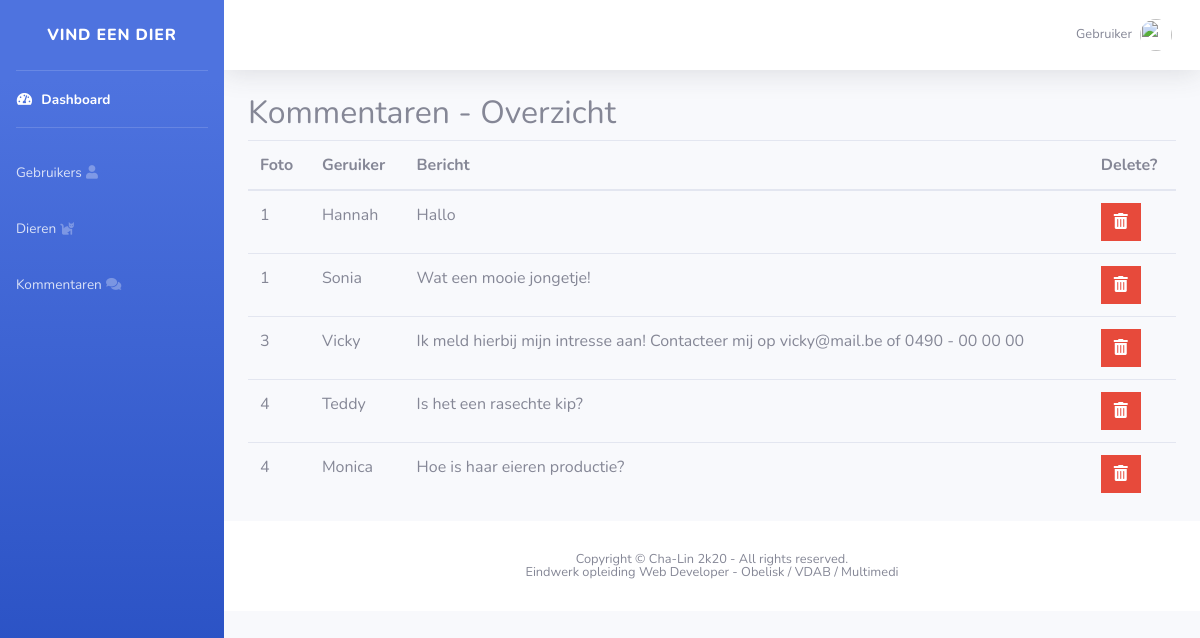
The app's page /admin/comments.php (signed in), older data.
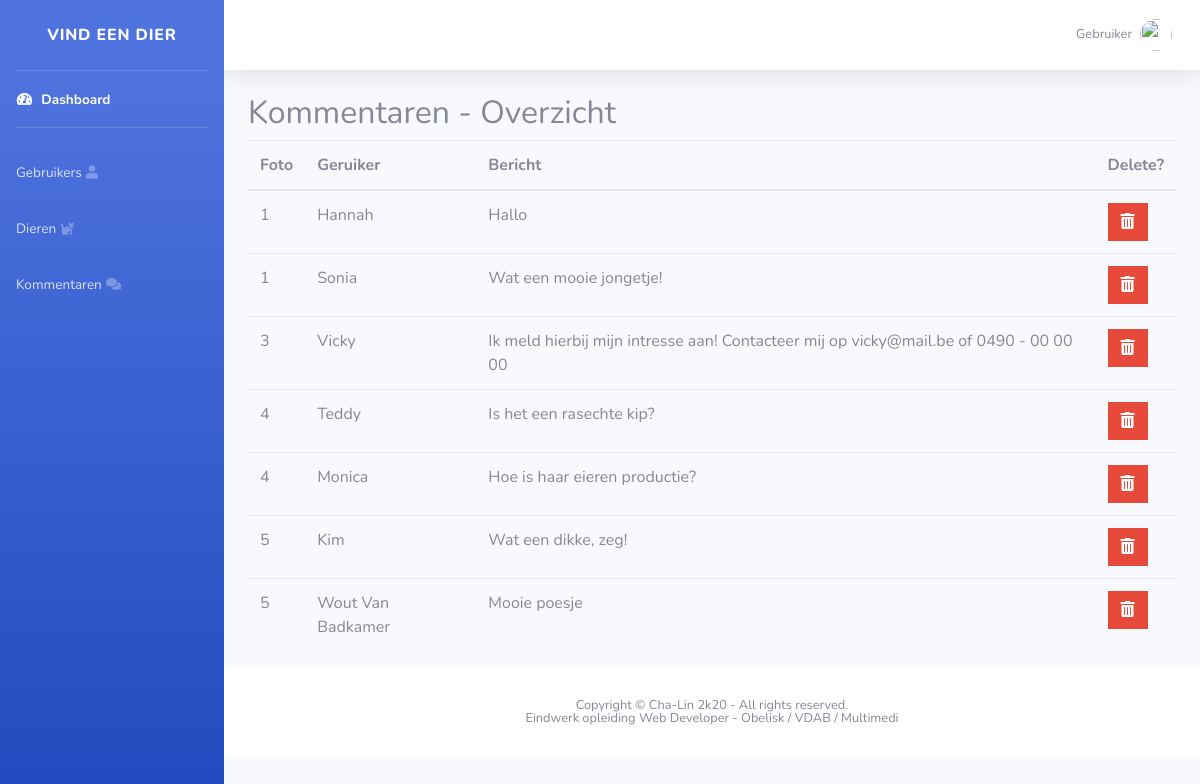
The same page, newer data.
### tables this page shows
CREATE TABLE `comments` (
  `CommentID` int(11) NOT NULL,
  `FotoID` int(11) NOT NULL,
  `Gebruiker` varchar(25) NOT NULL,
  `Bericht` text NOT NULL
);

### admin/includes/Database.php (called while the page is built, shortened)
<?php
class Database
{
    public $connection;
    public function open_db_connection(){
        $this->connection = mysqli_connect(DB_HOST, DB_USER, DB_PASS, DB_NAME);
    }
    public function query($sql){
        $result = $this->connection->query($sql);
        return $result;
    }
}
$database = new Database();
?>

### admin/includes/Db_object.php (called while the page is built, shortened)
<?php
class Db_object
{
    public static function find_all(){
        return static::find_this_query("SELECT * FROM " . static::$db_table);
    }
    public static function find_this_query($sql){
        global $database;
        $result = $database->query($sql);
        $the_object_array = array();
        while ($row = mysqli_fetch_array($result)){
            $the_object_array[] = static::instantie($row);
        }
        return $the_object_array;
    }
    public static function instantie($result){
        $the_object = new $calling_class;
        foreach ($result as $the_attribute => $value) {
            if($the_object->has_the_attribute($the_attribute)){
                $the_object->$the_attribute = $value;
            }
        }
        return $the_object;
    }
    private function has_the_attribute($the_attribute){
        $object_properties = get_object_vars($this);
        return array_key_exists($the_attribute, $object_properties);
    }
}

### admin/comments.php (the view, shortened to what this page needs)
<?php include("includes/header.php");
$comments = Comment::find_all();
?>
<?php include("includes/sidebar.php"); ?>
<?php include("includes/content-top.php");?>
<div class="container-fluid">
    <div class="row">
        <div class="col-12">
            <h2>Kommentaren - Overzicht</h2>
            <table class="table table-header">
                <thead>
                <tr>
                    <th>Foto</th>
                    <th>Geruiker</th>
                    <th>Bericht</th>
                    <th>Delete?</th>
                </tr>
                </thead>
                <tbody>
                <?php foreach ($comments as $comment): ?>
                    <tr>
                        <td><?php echo $comment->FotoID; ?></td>
                        <td><?php echo $comment->Gebruiker; ?></td>
                        <td><?php echo $comment->Bericht; ?></td>
                        <td><a href="delete_comment.php?id=<?php echo $comment->CommentID; ?>"
                               class="btn btn-danger rounded-0"><i class="fas fa-trash-alt"></i></a></td>
                    </tr>
                <?php endforeach; ?>
                </tbody>
            </table>
        </div>
    </div>
</div>
<?php include("includes/footer.php");?>

Row changes from the older to the newer data that the page shows:
added comments: FotoID "5", Gebruiker "Kim", Bericht "Wat een dikke, zeg!"
added comments: FotoID "5", Gebruiker "Wout Van Badkamer", Bericht "Mooie poesje"
